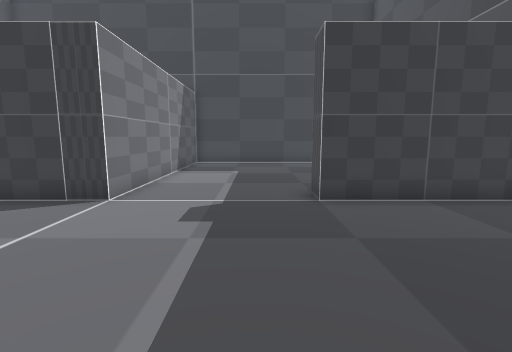
view 1 (above)

15 first-person views from a walk through a Unity game level. The camera is 1.5 m above the floor, tilts 8° down and sees 85° across. The floor is counted in squares, 1 m on a side. Each view is taken from the middle of a square. On the plan, view 1 faces up. The plan holds only what a view shows up to about 14 squares ahead; the rest is blank. The player character is not drawn.

view 2
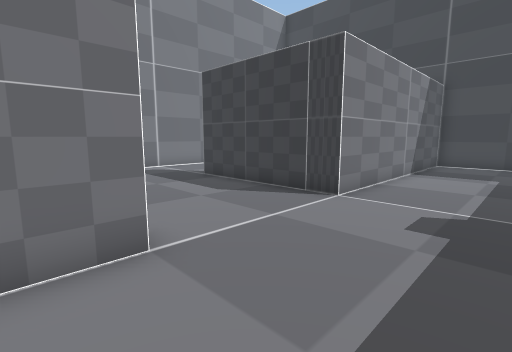

view 3
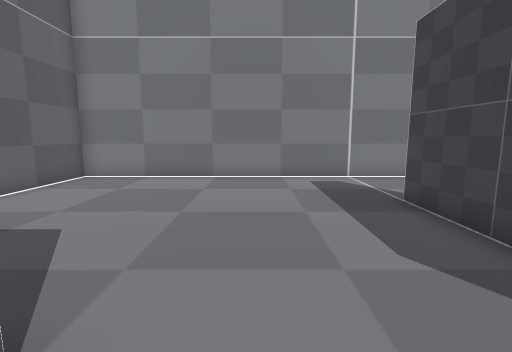

view 4
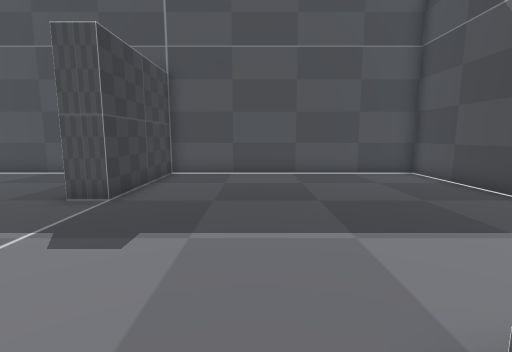

view 5
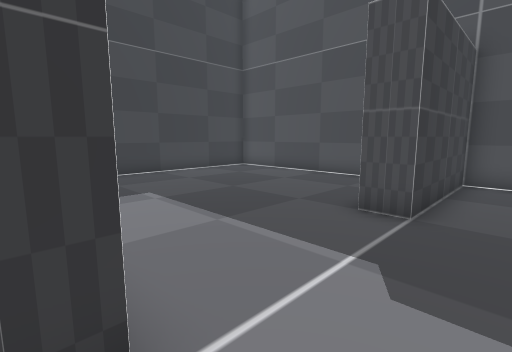

view 6
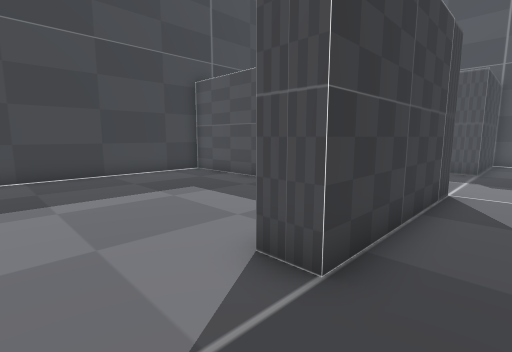

view 7
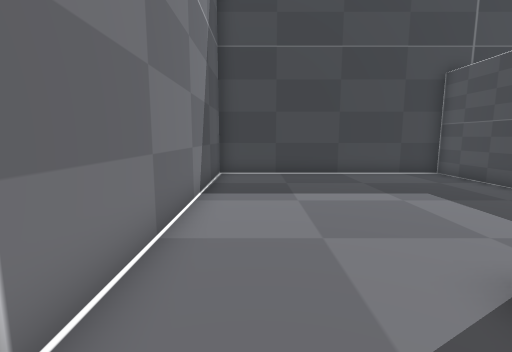

view 8
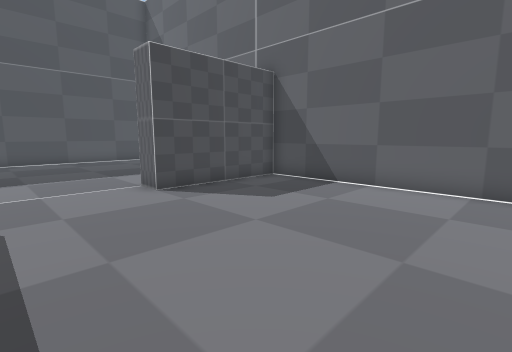

view 9
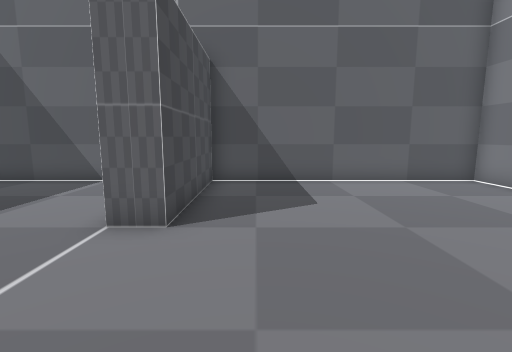

view 10
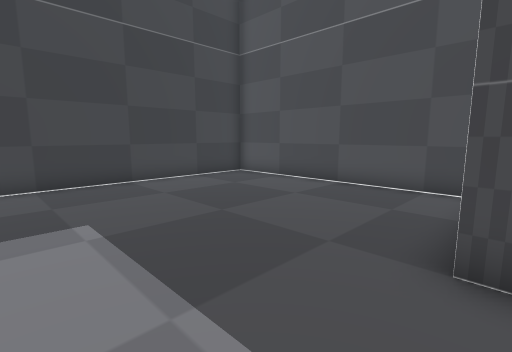

view 11
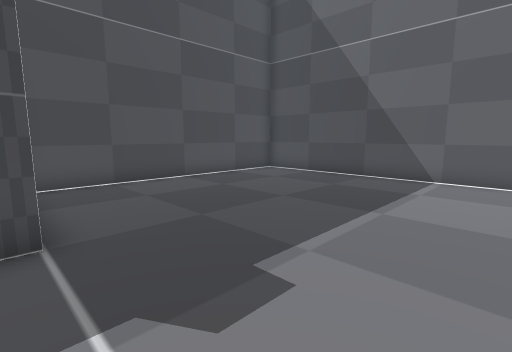

view 12
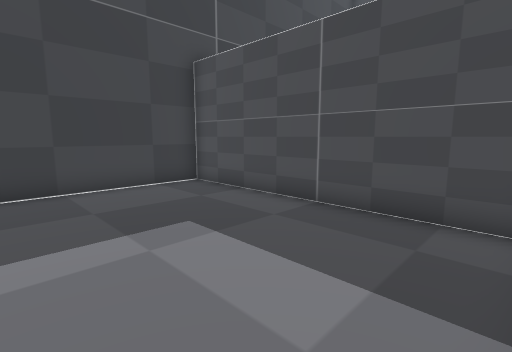

view 13
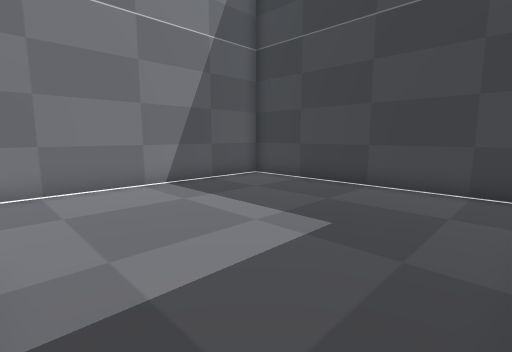

view 14
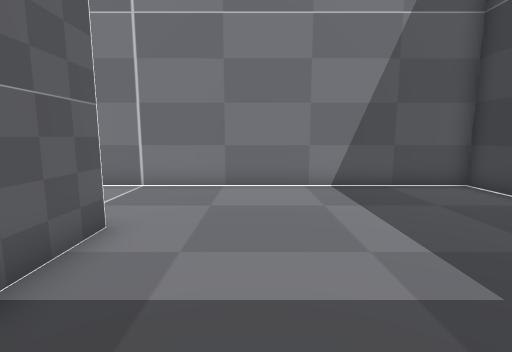

view 15
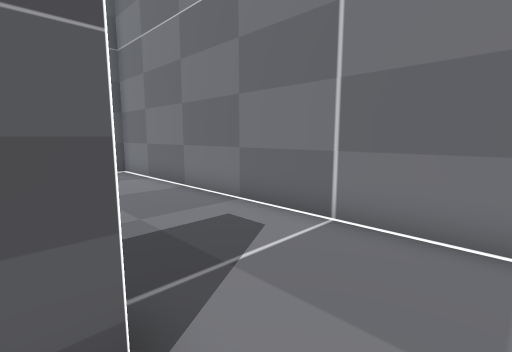

### Floor plan
Points are (right, up) in squares from view 1. A wall is a line through its corners. A room is listed if a view was taken in it or the views show most of it. See-through windows are left out.
Room 1 (views 1, 2, 3, 4, 5, 6, 7, 8, 9, 10, 11, 12, 13, 14, 15)
walls: (-4.5, 8.1) (-4.5, 16.5) (-13.5, 16.5) (-13.5, -3.5) (-4.5, -3.5) (-4.5, 1.5) (-3.5, 1.5) (-3.5, 0); (-2.6, -3.5) (6.5, -3.5) (6.5, 6.5) (1.5, 6.5) (1.5, 7.5); (6.5, 8.1) (6.5, 16.5) (-3.5, 16.5) (-3.5, 6.5) (-9.5, 6.5) (-9.5, 7.5) (-7.6, 7.5)

Where each view was taken, in squares from view 1:
view 1: 0 up, 0 right, facing up
view 2: 0 up, 0 right, facing up-left
view 3: 3 up, 3 left, facing left
view 4: 3 up, 5 left, facing right
view 5: 5 up, 4 left, facing up-right
view 6: 5 up, 12 left, facing up-right
view 7: 5 up, 12 left, facing up
view 8: 5 up, 12 left, facing down-right
view 9: 6 up, 6 left, facing down
view 10: 7 up, 2 left, facing up-right
view 11: 7 up, 3 left, facing down-right
view 12: 8 up, 10 left, facing up-right
view 13: 8 up, 5 left, facing up-left
view 14: 10 up, 5 left, facing left
view 15: 9 up, 9 left, facing down-left
